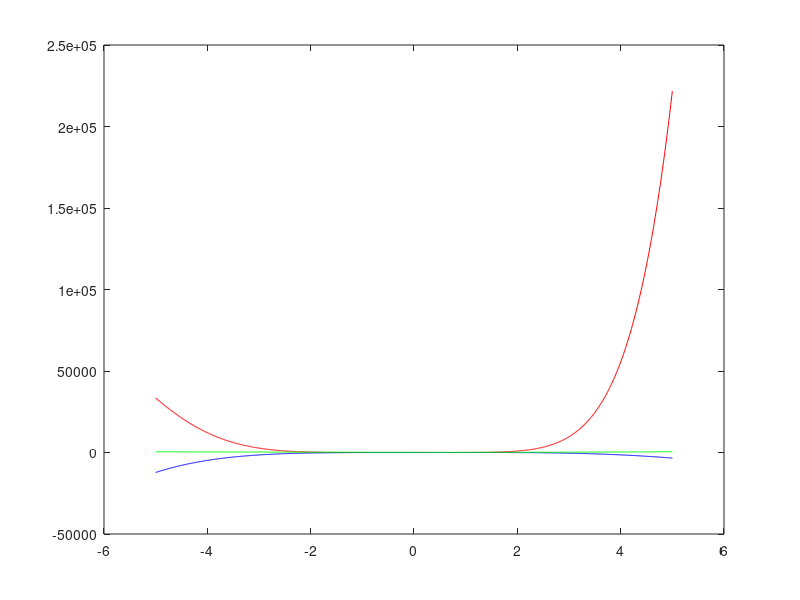

Source code (MATLAB):
clc
clear all

p1 = [1 8 5 4 3 2 1 1];
p2 = [1 -13 10 12 8 -15];
p3 = [1 15 -23 105];

r_p1 = roots(p1);
r_p2 = roots(p2);
r_p3 = roots(p3);

x = -5:0.01:5;
plot(x, polyval(p1, x), 'r')
hold on
plot(x, polyval(p2, x), 'b')
hold on
plot(x, polyval(p3, x), 'g')
